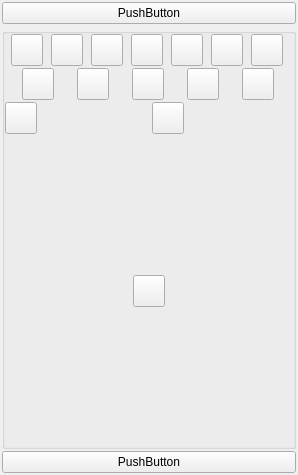
<?xml version="1.0" encoding="UTF-8"?>
<ui version="4.0">
 <class>AppletMultiMessengerUi</class>
 <widget class="QWidget" name="AppletMultiMessengerUi">
  <property name="geometry">
   <rect>
    <x>0</x>
    <y>0</y>
    <width>298</width>
    <height>475</height>
   </rect>
  </property>
  <property name="sizePolicy">
   <sizepolicy hsizetype="Expanding" vsizetype="Expanding">
    <horstretch>0</horstretch>
    <verstretch>0</verstretch>
   </sizepolicy>
  </property>
  <property name="minimumSize">
   <size>
    <width>0</width>
    <height>0</height>
   </size>
  </property>
  <property name="maximumSize">
   <size>
    <width>16777215</width>
    <height>16777215</height>
   </size>
  </property>
  <property name="windowTitle">
   <string>Dialog</string>
  </property>
  <layout class="QVBoxLayout" name="verticalLayout">
   <property name="spacing">
    <number>2</number>
   </property>
   <property name="leftMargin">
    <number>2</number>
   </property>
   <property name="topMargin">
    <number>2</number>
   </property>
   <property name="rightMargin">
    <number>2</number>
   </property>
   <property name="bottomMargin">
    <number>2</number>
   </property>
   <item>
    <widget class="QPushButton" name="pushButton">
     <property name="text">
      <string>PushButton</string>
     </property>
    </widget>
   </item>
   <item>
    <widget class="FriendListWidget" name="m_FriendListWidget" native="true">
     <property name="sizePolicy">
      <sizepolicy hsizetype="Expanding" vsizetype="Preferred">
       <horstretch>0</horstretch>
       <verstretch>0</verstretch>
      </sizepolicy>
     </property>
    </widget>
   </item>
   <item>
    <widget class="QGroupBox" name="StyledDlgItemsBox">
     <property name="sizePolicy">
      <sizepolicy hsizetype="Expanding" vsizetype="Expanding">
       <horstretch>0</horstretch>
       <verstretch>0</verstretch>
      </sizepolicy>
     </property>
     <property name="minimumSize">
      <size>
       <width>0</width>
       <height>0</height>
      </size>
     </property>
     <property name="title">
      <string/>
     </property>
     <layout class="QVBoxLayout" name="verticalLayout_2">
      <property name="spacing">
       <number>2</number>
      </property>
      <property name="leftMargin">
       <number>0</number>
      </property>
      <property name="topMargin">
       <number>0</number>
      </property>
      <property name="rightMargin">
       <number>0</number>
      </property>
      <property name="bottomMargin">
       <number>0</number>
      </property>
      <item>
       <layout class="QHBoxLayout" name="horizontalLayout_3">
        <item>
         <widget class="VxPushButton" name="m_AllHosts">
          <property name="sizePolicy">
           <sizepolicy hsizetype="Fixed" vsizetype="Fixed">
            <horstretch>0</horstretch>
            <verstretch>0</verstretch>
           </sizepolicy>
          </property>
          <property name="minimumSize">
           <size>
            <width>32</width>
            <height>32</height>
           </size>
          </property>
          <property name="maximumSize">
           <size>
            <width>32</width>
            <height>32</height>
           </size>
          </property>
          <property name="text">
           <string/>
          </property>
          <property name="iconSize">
           <size>
            <width>32</width>
            <height>32</height>
           </size>
          </property>
         </widget>
        </item>
        <item>
         <widget class="VxPushButton" name="m_GroupHosts">
          <property name="sizePolicy">
           <sizepolicy hsizetype="Fixed" vsizetype="Fixed">
            <horstretch>0</horstretch>
            <verstretch>0</verstretch>
           </sizepolicy>
          </property>
          <property name="minimumSize">
           <size>
            <width>32</width>
            <height>32</height>
           </size>
          </property>
          <property name="maximumSize">
           <size>
            <width>32</width>
            <height>32</height>
           </size>
          </property>
          <property name="text">
           <string/>
          </property>
          <property name="iconSize">
           <size>
            <width>32</width>
            <height>32</height>
           </size>
          </property>
         </widget>
        </item>
        <item>
         <widget class="VxPushButton" name="m_ChatRoomHosts">
          <property name="sizePolicy">
           <sizepolicy hsizetype="Fixed" vsizetype="Fixed">
            <horstretch>0</horstretch>
            <verstretch>0</verstretch>
           </sizepolicy>
          </property>
          <property name="minimumSize">
           <size>
            <width>32</width>
            <height>32</height>
           </size>
          </property>
          <property name="maximumSize">
           <size>
            <width>32</width>
            <height>32</height>
           </size>
          </property>
          <property name="text">
           <string/>
          </property>
          <property name="iconSize">
           <size>
            <width>32</width>
            <height>32</height>
           </size>
          </property>
         </widget>
        </item>
        <item>
         <widget class="VxPushButton" name="m_RandomConnectHosts">
          <property name="sizePolicy">
           <sizepolicy hsizetype="Fixed" vsizetype="Fixed">
            <horstretch>0</horstretch>
            <verstretch>0</verstretch>
           </sizepolicy>
          </property>
          <property name="minimumSize">
           <size>
            <width>32</width>
            <height>32</height>
           </size>
          </property>
          <property name="maximumSize">
           <size>
            <width>32</width>
            <height>32</height>
           </size>
          </property>
          <property name="text">
           <string/>
          </property>
          <property name="iconSize">
           <size>
            <width>32</width>
            <height>32</height>
           </size>
          </property>
         </widget>
        </item>
        <item>
         <widget class="VxPushButton" name="m_NoHosts">
          <property name="sizePolicy">
           <sizepolicy hsizetype="Fixed" vsizetype="Fixed">
            <horstretch>0</horstretch>
            <verstretch>0</verstretch>
           </sizepolicy>
          </property>
          <property name="minimumSize">
           <size>
            <width>32</width>
            <height>32</height>
           </size>
          </property>
          <property name="maximumSize">
           <size>
            <width>32</width>
            <height>32</height>
           </size>
          </property>
          <property name="text">
           <string/>
          </property>
          <property name="iconSize">
           <size>
            <width>32</width>
            <height>32</height>
           </size>
          </property>
         </widget>
        </item>
        <item>
         <widget class="VxPushButton" name="m_HalfHosts">
          <property name="sizePolicy">
           <sizepolicy hsizetype="Fixed" vsizetype="Fixed">
            <horstretch>0</horstretch>
            <verstretch>0</verstretch>
           </sizepolicy>
          </property>
          <property name="minimumSize">
           <size>
            <width>32</width>
            <height>32</height>
           </size>
          </property>
          <property name="maximumSize">
           <size>
            <width>32</width>
            <height>32</height>
           </size>
          </property>
          <property name="text">
           <string/>
          </property>
          <property name="iconSize">
           <size>
            <width>32</width>
            <height>32</height>
           </size>
          </property>
         </widget>
        </item>
        <item>
         <widget class="VxPushButton" name="m_MaxHosts">
          <property name="sizePolicy">
           <sizepolicy hsizetype="Fixed" vsizetype="Fixed">
            <horstretch>0</horstretch>
            <verstretch>0</verstretch>
           </sizepolicy>
          </property>
          <property name="minimumSize">
           <size>
            <width>32</width>
            <height>32</height>
           </size>
          </property>
          <property name="maximumSize">
           <size>
            <width>32</width>
            <height>32</height>
           </size>
          </property>
          <property name="text">
           <string/>
          </property>
          <property name="iconSize">
           <size>
            <width>32</width>
            <height>32</height>
           </size>
          </property>
         </widget>
        </item>
       </layout>
      </item>
      <item>
       <widget class="QFrame" name="m_OffersFrame">
        <property name="styleSheet">
         <string notr="true"/>
        </property>
        <property name="frameShape">
         <enum>QFrame::NoFrame</enum>
        </property>
        <property name="frameShadow">
         <enum>QFrame::Raised</enum>
        </property>
        <layout class="QHBoxLayout" name="horizontalLayout">
         <property name="leftMargin">
          <number>0</number>
         </property>
         <property name="topMargin">
          <number>0</number>
         </property>
         <property name="rightMargin">
          <number>0</number>
         </property>
         <property name="bottomMargin">
          <number>0</number>
         </property>
         <item>
          <widget class="VxPushButton" name="m_VoipButton">
           <property name="sizePolicy">
            <sizepolicy hsizetype="Fixed" vsizetype="Fixed">
             <horstretch>0</horstretch>
             <verstretch>0</verstretch>
            </sizepolicy>
           </property>
           <property name="minimumSize">
            <size>
             <width>32</width>
             <height>32</height>
            </size>
           </property>
           <property name="maximumSize">
            <size>
             <width>32</width>
             <height>32</height>
            </size>
           </property>
           <property name="text">
            <string/>
           </property>
           <property name="iconSize">
            <size>
             <width>32</width>
             <height>32</height>
            </size>
           </property>
          </widget>
         </item>
         <item>
          <widget class="VxPushButton" name="m_VideoChatButton">
           <property name="minimumSize">
            <size>
             <width>32</width>
             <height>32</height>
            </size>
           </property>
           <property name="maximumSize">
            <size>
             <width>32</width>
             <height>32</height>
            </size>
           </property>
           <property name="text">
            <string/>
           </property>
           <property name="iconSize">
            <size>
             <width>32</width>
             <height>32</height>
            </size>
           </property>
          </widget>
         </item>
         <item>
          <widget class="VxPushButton" name="m_TrueOrDareButton">
           <property name="minimumSize">
            <size>
             <width>32</width>
             <height>32</height>
            </size>
           </property>
           <property name="maximumSize">
            <size>
             <width>32</width>
             <height>32</height>
            </size>
           </property>
           <property name="text">
            <string/>
           </property>
           <property name="iconSize">
            <size>
             <width>32</width>
             <height>32</height>
            </size>
           </property>
          </widget>
         </item>
         <item>
          <widget class="VxPushButton" name="m_SendAttachmentButton">
           <property name="minimumSize">
            <size>
             <width>32</width>
             <height>32</height>
            </size>
           </property>
           <property name="maximumSize">
            <size>
             <width>32</width>
             <height>32</height>
            </size>
           </property>
           <property name="text">
            <string/>
           </property>
           <property name="iconSize">
            <size>
             <width>32</width>
             <height>32</height>
            </size>
           </property>
          </widget>
         </item>
         <item>
          <widget class="VxPushButton" name="m_OptionsButton">
           <property name="minimumSize">
            <size>
             <width>32</width>
             <height>32</height>
            </size>
           </property>
           <property name="maximumSize">
            <size>
             <width>32</width>
             <height>32</height>
            </size>
           </property>
           <property name="text">
            <string/>
           </property>
           <property name="iconSize">
            <size>
             <width>32</width>
             <height>32</height>
            </size>
           </property>
          </widget>
         </item>
        </layout>
       </widget>
      </item>
      <item>
       <widget class="QFrame" name="m_ResponseFrame">
        <property name="frameShape">
         <enum>QFrame::NoFrame</enum>
        </property>
        <property name="frameShadow">
         <enum>QFrame::Raised</enum>
        </property>
        <layout class="QHBoxLayout" name="horizontalLayout_2">
         <property name="leftMargin">
          <number>0</number>
         </property>
         <property name="topMargin">
          <number>0</number>
         </property>
         <property name="rightMargin">
          <number>0</number>
         </property>
         <property name="bottomMargin">
          <number>0</number>
         </property>
         <item>
          <widget class="VxPushButton" name="m_AcceptOfferButton">
           <property name="sizePolicy">
            <sizepolicy hsizetype="Fixed" vsizetype="Fixed">
             <horstretch>0</horstretch>
             <verstretch>0</verstretch>
            </sizepolicy>
           </property>
           <property name="minimumSize">
            <size>
             <width>32</width>
             <height>32</height>
            </size>
           </property>
           <property name="maximumSize">
            <size>
             <width>32</width>
             <height>32</height>
            </size>
           </property>
           <property name="text">
            <string/>
           </property>
           <property name="iconSize">
            <size>
             <width>32</width>
             <height>32</height>
            </size>
           </property>
          </widget>
         </item>
         <item>
          <widget class="QLabel" name="m_AcceptLabel">
           <property name="text">
            <string/>
           </property>
          </widget>
         </item>
         <item>
          <widget class="VxPushButton" name="m_RejectOfferButton">
           <property name="minimumSize">
            <size>
             <width>32</width>
             <height>32</height>
            </size>
           </property>
           <property name="maximumSize">
            <size>
             <width>32</width>
             <height>32</height>
            </size>
           </property>
           <property name="text">
            <string/>
           </property>
           <property name="iconSize">
            <size>
             <width>32</width>
             <height>32</height>
            </size>
           </property>
          </widget>
         </item>
         <item>
          <widget class="QLabel" name="m_RejectLabel">
           <property name="text">
            <string/>
           </property>
          </widget>
         </item>
        </layout>
       </widget>
      </item>
      <item>
       <widget class="VidWidget" name="m_VidWidget" native="true">
        <property name="sizePolicy">
         <sizepolicy hsizetype="Expanding" vsizetype="Expanding">
          <horstretch>0</horstretch>
          <verstretch>0</verstretch>
         </sizepolicy>
        </property>
        <property name="maximumSize">
         <size>
          <width>16777215</width>
          <height>240</height>
         </size>
        </property>
       </widget>
      </item>
      <item>
       <widget class="QFrame" name="m_HangupSessionFrame">
        <property name="sizePolicy">
         <sizepolicy hsizetype="Expanding" vsizetype="Fixed">
          <horstretch>0</horstretch>
          <verstretch>0</verstretch>
         </sizepolicy>
        </property>
        <property name="minimumSize">
         <size>
          <width>0</width>
          <height>32</height>
         </size>
        </property>
        <property name="maximumSize">
         <size>
          <width>16777215</width>
          <height>32</height>
         </size>
        </property>
        <property name="styleSheet">
         <string notr="true"/>
        </property>
        <property name="frameShape">
         <enum>QFrame::NoFrame</enum>
        </property>
        <property name="frameShadow">
         <enum>QFrame::Raised</enum>
        </property>
        <layout class="QGridLayout" name="gridLayout">
         <property name="leftMargin">
          <number>0</number>
         </property>
         <property name="topMargin">
          <number>0</number>
         </property>
         <property name="rightMargin">
          <number>0</number>
         </property>
         <property name="bottomMargin">
          <number>0</number>
         </property>
         <property name="spacing">
          <number>0</number>
         </property>
         <item row="0" column="0">
          <widget class="VxPushButton" name="m_HangupSessionButton">
           <property name="sizePolicy">
            <sizepolicy hsizetype="Fixed" vsizetype="Fixed">
             <horstretch>0</horstretch>
             <verstretch>0</verstretch>
            </sizepolicy>
           </property>
           <property name="minimumSize">
            <size>
             <width>32</width>
             <height>32</height>
            </size>
           </property>
           <property name="maximumSize">
            <size>
             <width>32</width>
             <height>32</height>
            </size>
           </property>
           <property name="text">
            <string/>
           </property>
           <property name="iconSize">
            <size>
             <width>32</width>
             <height>32</height>
            </size>
           </property>
          </widget>
         </item>
        </layout>
       </widget>
      </item>
      <item>
       <widget class="SessionWidget" name="m_SessionWidget" native="true">
        <property name="sizePolicy">
         <sizepolicy hsizetype="Expanding" vsizetype="Expanding">
          <horstretch>0</horstretch>
          <verstretch>0</verstretch>
         </sizepolicy>
        </property>
       </widget>
      </item>
     </layout>
    </widget>
   </item>
   <item>
    <widget class="QPushButton" name="pushButton_2">
     <property name="text">
      <string>PushButton</string>
     </property>
    </widget>
   </item>
  </layout>
 </widget>
 <customwidgets>
  <customwidget>
   <class>VxPushButton</class>
   <extends>QPushButton</extends>
   <header>VxPushButton.h</header>
  </customwidget>
  <customwidget>
   <class>SessionWidget</class>
   <extends>QWidget</extends>
   <header>SessionWidget.h</header>
   <container>1</container>
  </customwidget>
  <customwidget>
   <class>VidWidget</class>
   <extends>QWidget</extends>
   <header location="global">VidWidget.h</header>
   <container>1</container>
  </customwidget>
  <customwidget>
   <class>FriendListWidget</class>
   <extends>QWidget</extends>
   <header>FriendListWidget.h</header>
   <container>1</container>
  </customwidget>
 </customwidgets>
 <resources/>
 <connections/>
</ui>
